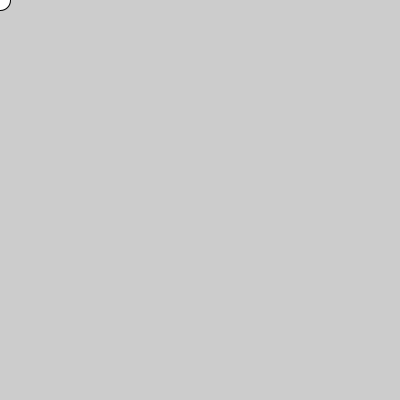
Frame 1 (no input)
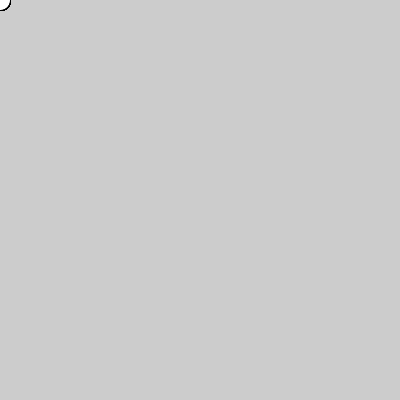
Frame 60 (the mouse pressed at the canvas centre just before this capture)
Frame 120 (the mouse held since frame 60 and released just before this capture): identical to frame 60, image omitted

The Processing sketch that drew these frames (run headless with seeded random() and noise(); from frame 60 on, the mouse is pressed at the canvas centre):

// Processing sketch: processing_158026
// ── processing_158026.pde

int counter;
int x;
int y;
void setup() {  //setup function called initially, only once
  size(400, 400);
}

void draw() {  //draw function loops 
 ellipse(x,y,20,20);
 
 if (key== 'd')
 {//right
     
 x=x+1;}
 if(key== 's')
 {//left
 y=y+1;}
 if (key== 'a')
 {//down
 }
 if(key== 'w')
 {//up
 }
  }
